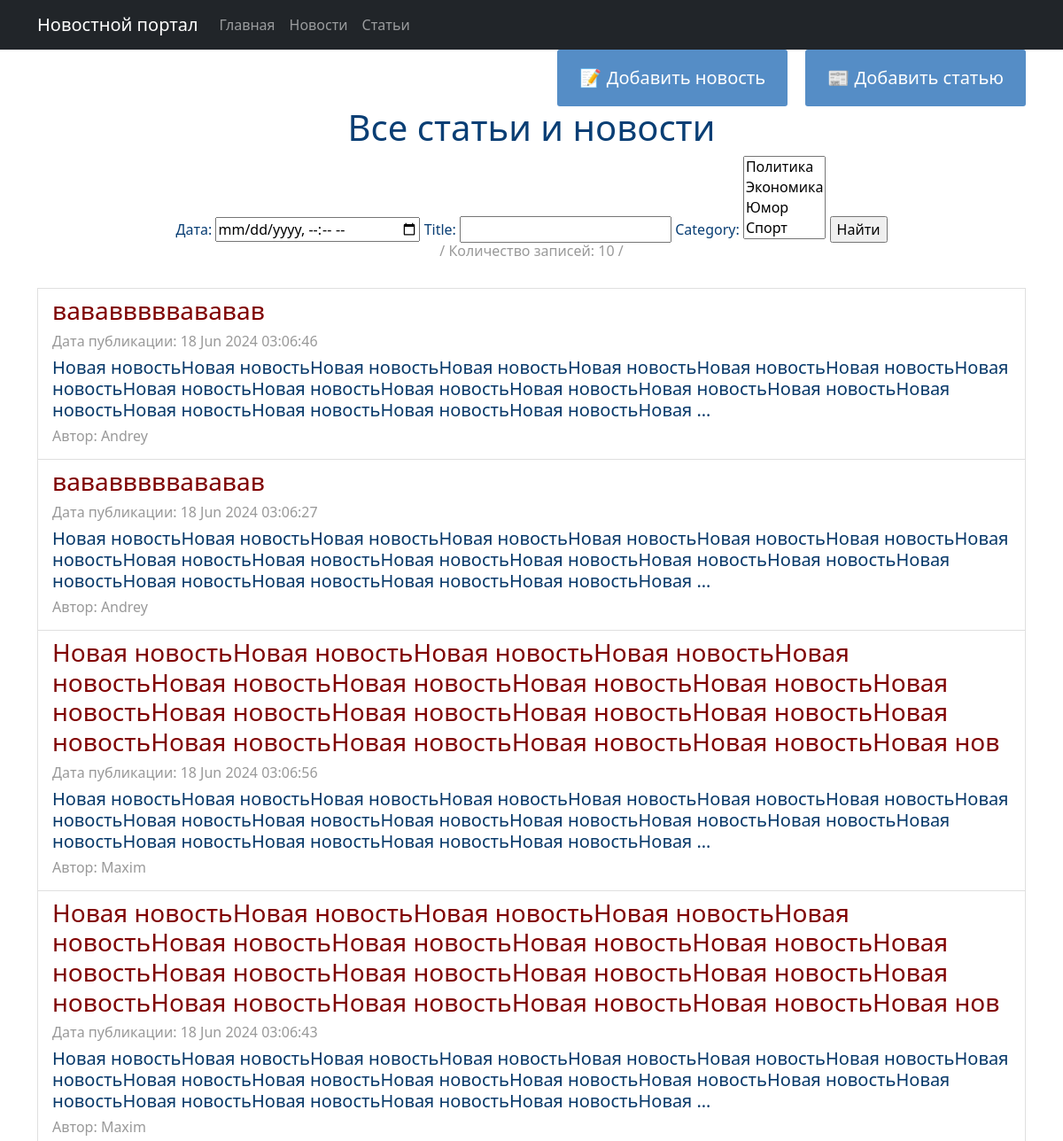
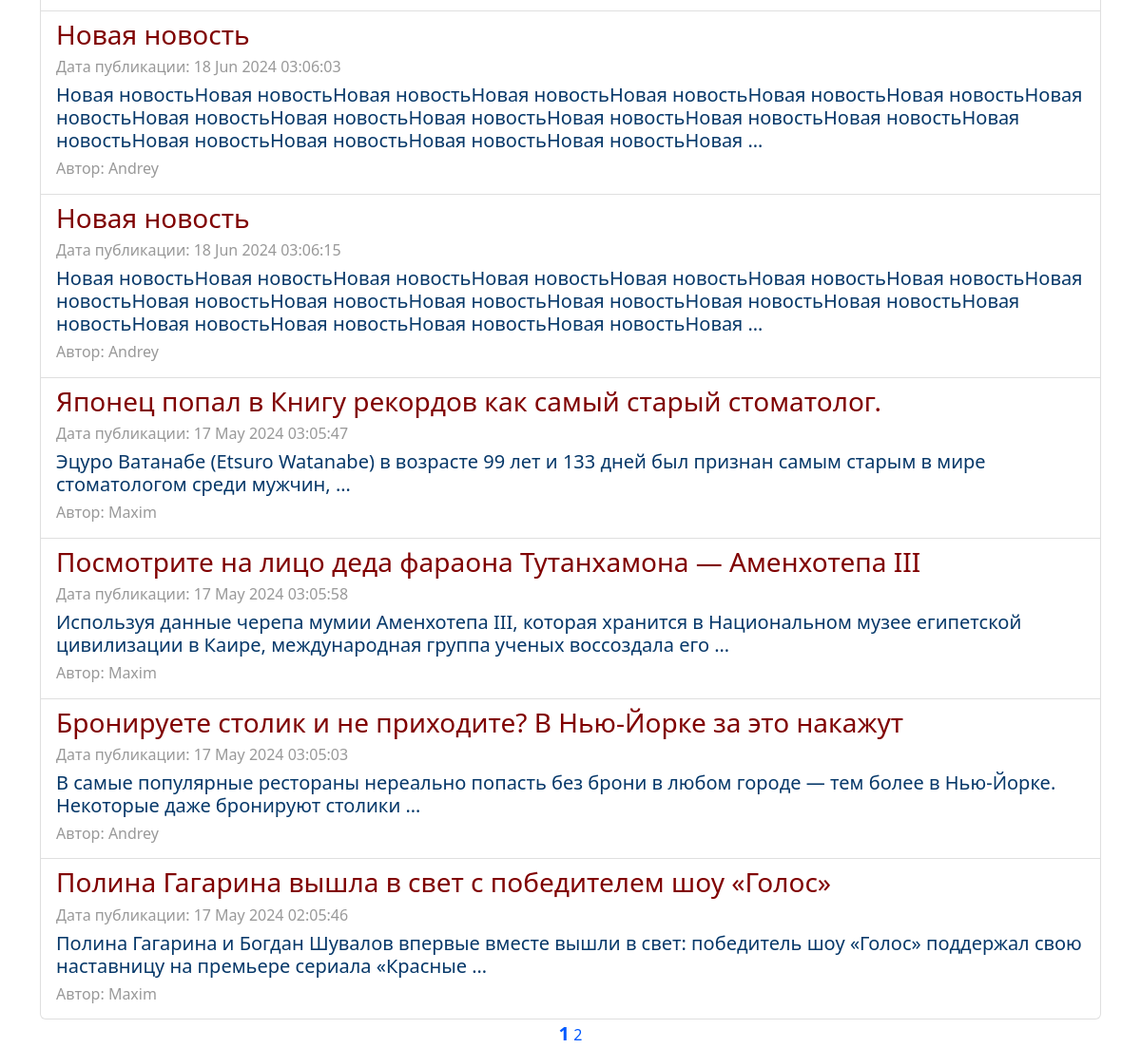
Before: /main/search/ with the older database file (2 pictures, top to bottom).
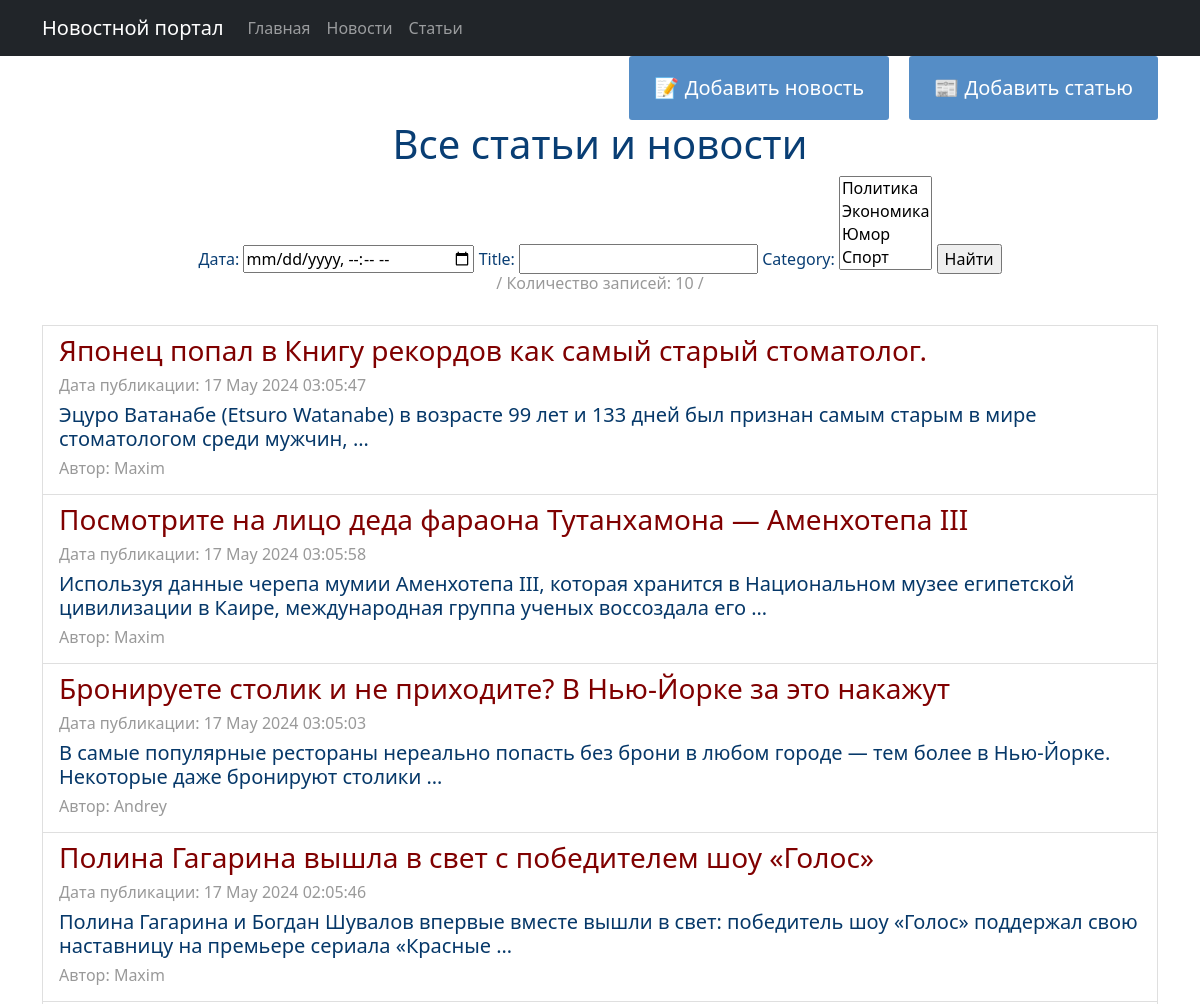
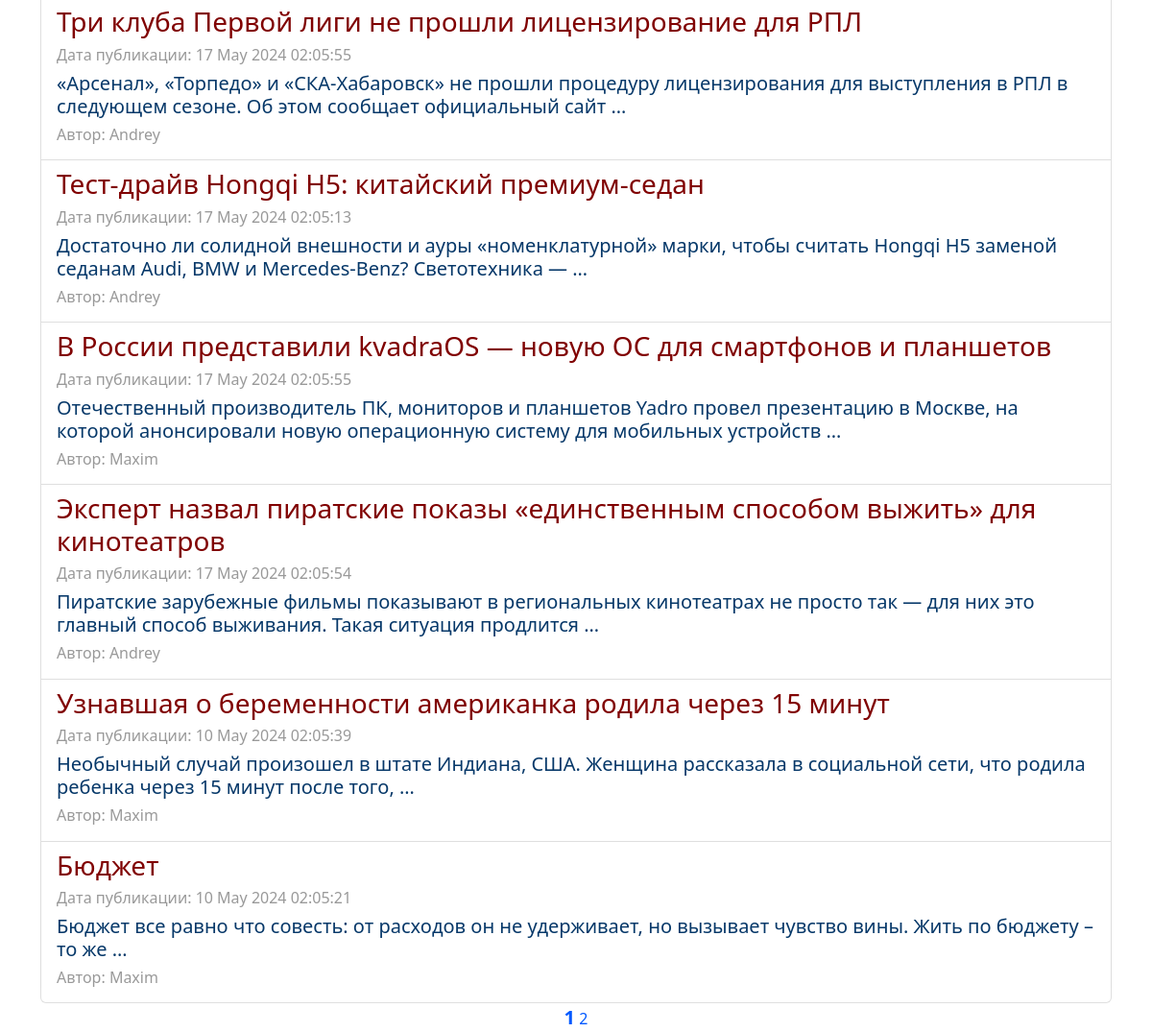
After: the same page with the newer database file (2 pictures, top to bottom).
### news/models.py (models this page shows, shortened)
class Post(models.Model):
    categor = [
        ('AR', 'Статья'),
        ('NE', 'Новость'),
    ]
    type = models.CharField(max_length=8, choices=categor, default='AR')
    user = models.ForeignKey(Author, on_delete=models.CASCADE, related_name='post')
    category = models.ManyToManyField(Category, through='PostCategory')
    date = models.DateTimeField(auto_now_add=True)
    title = models.CharField(max_length=256)
    text = models.TextField()
    rating = models.SmallIntegerField(default=0)

class Author(models.Model):
    user = models.OneToOneField(User, on_delete=models.CASCADE)
    rating = models.SmallIntegerField(default=0)

### news/views.py (the view)
# urls.py: path('main/search/', PostSearch.as_view(), name='post_search'),
class PostSearch(ListView):
    model = Post
    ordering = '-date'
    template_name = 'search.html'
    context_object_name = 'posts'
    paginate_by = 10
    def get_queryset(self):
        queryset = super().get_queryset()
        self.filterset = PostFilter(self.request.GET, queryset)
        return self.filterset.qs
    def get_context_data(self, **kwargs):
        context = super().get_context_data(**kwargs)
        context['filterset'] = self.filterset
        return context

### news/models.py (called while the page is built)
    def __str__(self):
        return f'{self.category}'

### news/templatetags/custom_filters.py (called while the page is built)
@register.filter()
def length(value):
    return len(value)

### news/templatetags/custom_tags.py (called while the page is built)
@register.simple_tag(takes_context=True)
def url_replace(context, **kwargs):
    d = context['request'].GET.copy()
    for k, v in kwargs.items():
        d[k] = v
    return d.urlencode()

### templates/search.html (shortened to what this page needs)
{% extends 'flatpages/default.html' %}
{% load custom_filters %}
{% load custom_tags %}
{% block content %}
<div class="flex-container">
    <a href="/news/create/" class="btn">📝 Добавить новость</a>
    <a href="/articles/create/" class="btn">📰 Добавить статью</a>
</div>
<h1>Все статьи и новости</h1>
<form action="" method="get">
    {{ filterset.form.as_table }}
    <input type="submit" value="Найти"/>
</form>
<h6><span
        style="color: #999999;">/ Количество записей: {{posts|length}} /</span></h6>
{% if posts %}
<div class="list-group">
    <br>
    {% for new in posts %}
    <a href="{{ new.id }}" class="list-group-item list-group-item-action">
        <h3 style="text-align: left;"><span
                style="color: #800000;">{{ new.title }}</span></h3>
        <h6 style="text-align: left;"><span
                style="color: #999999;">Дата публикации: {{ new.date |date:'d M Y h:m:s'}}</span></h6>
        <h5 style="text-align: left;">{{ new.text | truncatewords:20 }}</h5>
        <h6 style="text-align: left;"><span
                style="color: #999999;">Автор: {{ new.user.user }}</span></h6>
    </a>
    {% endfor %}
</div>
{% else %}
<h2>Новостей нет!</h2>
{% endif %}
<a style="font-size: 20px;"><b>{{ page_obj.number }}</b></a>
{% if page_obj.has_next %}
<a href="?{% url_replace page=page_obj.next_page_number %}">{{ page_obj.next_page_number }}</a>
{% endif %}
{% endblock content %}

Changed rows visible on the page:
removed Post: title "вававввввававав", date "18 Jun 2024 03:06:46", text "Новая новостьНовая новостьНовая новостьНовая новостьНовая новостьНовая новостьНовая новостьНовая новостьНовая новостьНовая новостьНовая новостьНовая новостьНовая новостьНовая новостьНовая новостьНовая новостьНовая новостьНовая новостьНовая новостьНовая …", user.user "Andrey"
removed Post: title "вававввввававав", date "18 Jun 2024 03:06:27", text "Новая новостьНовая новостьНовая новостьНовая новостьНовая новостьНовая новостьНовая новостьНовая новостьНовая новостьНовая новостьНовая новостьНовая новостьНовая новостьНовая новостьНовая новостьНовая новостьНовая новостьНовая новостьНовая новостьНовая …", user.user "Andrey"
removed Post: title "Новая новостьНовая новостьНовая новостьНовая новостьНовая новостьНовая новостьНовая новостьНовая новостьНовая новостьНовая новостьНовая новостьНовая новостьНовая новостьНовая новостьНовая новостьНовая новостьНовая новостьНовая новостьНовая новостьНовая нов", date "18 Jun 2024 03:06:56", text "Новая новостьНовая новостьНовая новостьНовая новостьНовая новостьНовая новостьНовая новостьНовая новостьНовая новостьНовая новостьНовая новостьНовая новостьНовая новостьНовая новостьНовая новостьНовая новостьНовая новостьНовая новостьНовая новостьНовая …", user.user "Maxim"
removed Post: title "Новая новостьНовая новостьНовая новостьНовая новостьНовая новостьНовая новостьНовая новостьНовая новостьНовая новостьНовая новостьНовая новостьНовая новостьНовая новостьНовая новостьНовая новостьНовая новостьНовая новостьНовая новостьНовая новостьНовая нов", date "18 Jun 2024 03:06:43", text "Новая новостьНовая новостьНовая новостьНовая новостьНовая новостьНовая новостьНовая новостьНовая новостьНовая новостьНовая новостьНовая новостьНовая новостьНовая новостьНовая новостьНовая новостьНовая новостьНовая новостьНовая новостьНовая новостьНовая …", user.user "Maxim"
removed Post: title "Новая новость", date "18 Jun 2024 03:06:03", text "Новая новостьНовая новостьНовая новостьНовая новостьНовая новостьНовая новостьНовая новостьНовая новостьНовая новостьНовая новостьНовая новостьНовая новостьНовая новостьНовая новостьНовая новостьНовая новостьНовая новостьНовая новостьНовая новостьНовая …", user.user "Andrey"
removed Post: title "Новая новость", date "18 Jun 2024 03:06:15", text "Новая новостьНовая новостьНовая новостьНовая новостьНовая новостьНовая новостьНовая новостьНовая новостьНовая новостьНовая новостьНовая новостьНовая новостьНовая новостьНовая новостьНовая новостьНовая новостьНовая новостьНовая новостьНовая новостьНовая …", user.user "Andrey"
now on this page (row unchanged): Post: title "Три клуба Первой лиги не прошли лицензирование для РПЛ", date "17 May 2024 02:05:55", text "«Арсенал», «Торпедо» и «СКА-Хабаровск» не прошли процедуру лицензирования для выступления в РПЛ в следующем сезоне. Об этом сообщает официальный сайт …", user.user "Andrey"
now on this page (row unchanged): Post: title "Тест-драйв Hongqi H5: китайский премиум-седан", date "17 May 2024 02:05:13", text "Достаточно ли солидной внешности и ауры «номенклатурной» марки, чтобы считать Hongqi H5 заменой седанам Audi, BMW и Mercedes-Benz? Светотехника — …", user.user "Andrey"
now on this page (row unchanged): Post: title "В России представили kvadraOS — новую ОС для смартфонов и планшетов", date "17 May 2024 02:05:55", text "Отечественный производитель ПК, мониторов и планшетов Yadro провел презентацию в Москве, на которой анонсировали новую операционную систему для мобильных устройств …", user.user "Maxim"
now on this page (row unchanged): Post: title "Эксперт назвал пиратские показы «единственным способом выжить» для кинотеатров", date "17 May 2024 02:05:54", text "Пиратские зарубежные фильмы показывают в региональных кинотеатрах не просто так — для них это главный способ выживания. Такая ситуация продлится …", user.user "Andrey"
now on this page (row unchanged): Post: title "Узнавшая о беременности американка родила через 15 минут", date "10 May 2024 02:05:39", text "Необычный случай произошел в штате Индиана, США. Женщина рассказала в социальной сети, что родила ребенка через 15 минут после того, …", user.user "Maxim"
now on this page (row unchanged): Post: title "Бюджет", date "10 May 2024 02:05:21", text "Бюджет все равно что совесть: от расходов он не удерживает, но вызывает чувство вины. Жить по бюджету – то же …", user.user "Maxim"
